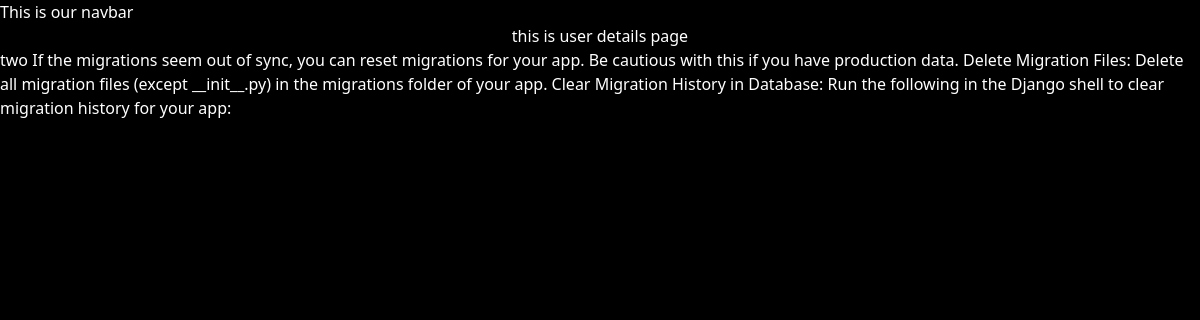
/firstapp/2, run on the app's committed database.
### firstapp/models.py (models this page shows, shortened)
class User(models.Model):
    USER_TYPE = [
        ('normal', "normaluser"),
        ('admin', "useradmin")
    ]
    name = models.CharField(max_length=100)
    image = models.ImageField(upload_to='images/')
    email = models.EmailField(max_length=120, blank=False, null=False, default='')
    description = models.TextField(max_length=500, blank=True,null=True)
    date_added = models.DateTimeField(default=timezone.now)
    type = models.CharField(max_length=8, choices=USER_TYPE)

### firstapp/views.py (the view)
# urls.py: path('<int:user_id>',views.user_details, name="user-details" )
def user_details(request, user_id):
    user = get_object_or_404(User, pk=user_id)
    return render(request,'firstapp/user_details.html', {"user":user})

### firstapp/templates/firstapp/user_details.html (shortened to what this page needs)
{% extends 'layout.html' %}
{% block content %}
<h1>this is user details page</h1>
<div>
    <p>
        {{user.name}}
        {{user.description}}
    </p>
</div>
{% endblock %}

### static/css/home.css (style rules this page uses)
body { background-color: rgb(0, 0, 0); color: white; }
h1 { text-align: center; font-size: 40px; }

### data on the page
User: name "two", description "If the migrations seem out of sync, you can reset migrations for your app. Be cautious with this if you have production data. Delete Migration Files: Delete all migration files (except __init__.py) in the migrations folder of your app. Clear Migration History in Database: Run the following in the Django shell to clear migration history for your app:"
